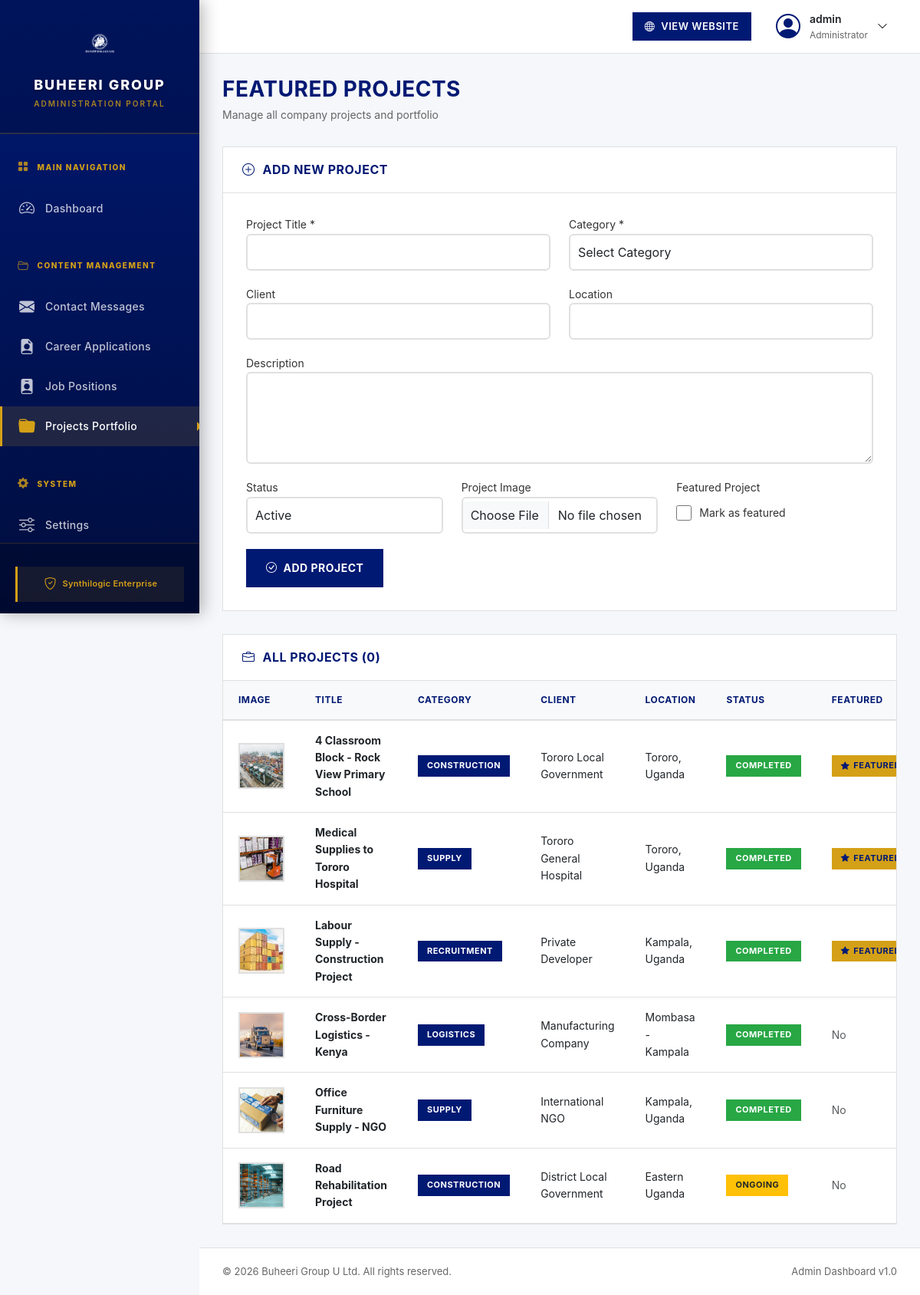
The app's page /admin/projects.php (signed in) with its own data.
### tables this page shows
CREATE TABLE projects (
    id INT AUTO_INCREMENT PRIMARY KEY,
    title VARCHAR(255) NOT NULL,
    description TEXT,
    category ENUM('construction', 'supply', 'logistics', 'recruitment', 'general') NOT NULL,
    client VARCHAR(255),
    location VARCHAR(255),
    start_date DATE,
    end_date DATE,
    budget DECIMAL(15,2),
    image_url VARCHAR(500),
    gallery_images TEXT COMMENT 'JSON array of image URLs',
    status ENUM('active', 'completed', 'ongoing', 'inactive') DEFAULT 'active',
    featured BOOLEAN DEFAULT FALSE,
    display_order INT DEFAULT 0,
    created_at TIMESTAMP DEFAULT CURRENT_TIMESTAMP,
    updated_at TIMESTAMP DEFAULT CURRENT_TIMESTAMP ON UPDATE CURRENT_TIMESTAMP,
    INDEX idx_category (category),
    INDEX idx_status (status),
    INDEX idx_featured (featured),
    INDEX idx_order (display_order)
);

### includes/database.php (called while the page is built, shortened)
<?php
class Database {
    private $pdo;
    public function __construct() {
        $this->createTables();
        $this->createAdminTable();
    }
    private function createAdminTable() {
        $this->pdo->exec("
            CREATE TABLE IF NOT EXISTS admin_credentials (
                id INT AUTO_INCREMENT PRIMARY KEY,
                username VARCHAR(100) NOT NULL UNIQUE,
                password VARCHAR(255) NOT NULL,
                name VARCHAR(255) NOT NULL,
                email VARCHAR(255),
                updated_at TIMESTAMP DEFAULT CURRENT_TIMESTAMP ON UPDATE CURRENT_TIMESTAMP
            ) ENGINE=InnoDB DEFAULT CHARSET=utf8mb4 COLLATE=utf8mb4_unicode_ci
        ");
        $stmt = $this->pdo->query("SELECT COUNT(*) FROM admin_credentials");
        if ($stmt->fetchColumn() == 0) {
            $this->pdo->exec("INSERT INTO admin_credentials (username, password, name, email) VALUES ('admin', 'buheeri2024', 'Administrator', 'admin@buheeri.co.ug')");
        }
    }
    private function connect() {
        try {
            $dsn = "mysql:host=" . DB_HOST . ";dbname=" . DB_NAME . ";charset=" . DB_CHARSET;
            $this->pdo = new PDO($dsn, DB_USER, DB_PASS);
            $this->pdo->setAttribute(PDO::ATTR_ERRMODE, PDO::ERRMODE_EXCEPTION);
            $this->pdo->setAttribute(PDO::ATTR_DEFAULT_FETCH_MODE, PDO::FETCH_ASSOC);
        } catch (PDOException $e) {
            die('Database connection failed: ' . $e->getMessage());
        }
    }
    private function createTables() {
        $this->pdo->exec("
            CREATE TABLE IF NOT EXISTS contact_submissions (
                id INT AUTO_INCREMENT PRIMARY KEY,
                name VARCHAR(255) NOT NULL,
                email VARCHAR(255) NOT NULL,
                phone VARCHAR(50),
                division VARCHAR(100),
                subject VARCHAR(255) NOT NULL,
                message TEXT NOT NULL,
                created_at TIMESTAMP DEFAULT CURRENT_TIMESTAMP
            ) ENGINE=InnoDB DEFAULT CHARSET=utf8mb4 COLLATE=utf8mb4_unicode_ci
        ");
        $this->pdo->exec("
            CREATE TABLE IF NOT EXISTS career_applications (
                id INT AUTO_INCREMENT PRIMARY KEY,
                name VARCHAR(255) NOT NULL,
                email VARCHAR(255) NOT NULL,
                phone VARCHAR(50) NOT NULL,
                position VARCHAR(255) NOT NULL,
                cover_letter TEXT NOT NULL,
                cv_filename VARCHAR(255),
                created_at TIMESTAMP DEFAULT CURRENT_TIMESTAMP
            ) ENGINE=InnoDB DEFAULT CHARSET=utf8mb4 COLLATE=utf8mb4_unicode_ci
        ");
        $this->pdo->exec("
            CREATE TABLE IF NOT EXISTS projects (
                id INT AUTO_INCREMENT PRIMARY KEY,
                title VARCHAR(255) NOT NULL,
                description TEXT,
                category VARCHAR(100) NOT NULL,
                image_url VARCHAR(255),
                status VARCHAR(50) DEFAULT 'active',
                created_at TIMESTAMP DEFAULT CURRENT_TIMESTAMP
            ) ENGINE=InnoDB DEFAULT CHARSET=utf8mb4 COLLATE=utf8mb4_unicode_ci
        ");
        $this->pdo->exec("
            CREATE TABLE IF NOT EXISTS testimonials (
                id INT AUTO_INCREMENT PRIMARY KEY,
                name VARCHAR(255) NOT NULL,
                position VARCHAR(255) NOT NULL,
                company VARCHAR(255),
                message TEXT NOT NULL,
                image_url VARCHAR(255),
                rating INT DEFAULT 5,
                status VARCHAR(50) DEFAULT 'active',
                created_at TIMESTAMP DEFAULT CURRENT_TIMESTAMP
            ) ENGINE=InnoDB DEFAULT CHARSET=utf8mb4 COLLATE=utf8mb4_unicode_ci
        ");
        $this->insertSampleData();
    }
    private function insertSampleData() {
        $stmt = $this->pdo->query("SELECT COUNT(*) FROM projects");
        $stmt = $this->pdo->query("SELECT COUNT(*) FROM testimonials");
    }
    public function getProjectCount() {
        $stmt = $this->pdo->query("SELECT COUNT(*) FROM projects WHERE status = 'active'");
        return $stmt->fetchColumn();
    }
    public function getAllProjects($page = 1, $perPage = 10) {
        $page = (int)$page;
        $perPage = (int)$perPage;
        $offset = ($page - 1) * $perPage;
        $stmt = $this->pdo->query("SELECT * FROM projects ORDER BY created_at DESC LIMIT " . $perPage . " OFFSET " . $offset);
        return $stmt->fetchAll();
    }
}

### admin/projects.php (the view, shortened to what this page needs)
<?php
require_once '../includes/database.php';
$db = new Database();
$editProject = null;
$page = isset($_GET['page']) ? (int)$_GET['page'] : 1;
$perPage = 10;
$projects = $db->getAllProjects($page, $perPage);
$totalProjects = $db->getProjectCount();
?>
<!DOCTYPE html>
<html lang="en">
<head>
    <link href="../assets/vendor/bootstrap/css/bootstrap.min.css" rel="stylesheet">
    <link href="../assets/vendor/bootstrap-icons/bootstrap-icons.css" rel="stylesheet">
    <link href="assets/css/admin.css" rel="stylesheet">
</head>
<body>
    <?php include 'includes/sidebar.php'; ?>
    <div class="main-content">
        <?php include 'includes/topbar.php'; ?>
        <div class="content-wrapper">
            <div class="page-header">
                <h1>Featured Projects</h1>
                <p>Manage all company projects and portfolio</p>
            </div>
            <div class="activity-card" style="margin-bottom: 30px;">
                <div class="card-header">
                    <h5><i class="bi bi-plus-circle"></i> <?php echo $editProject ? 'Edit Project' : 'Add New Project'; ?></h5>
                </div>
                <div class="card-body" style="padding: 30px;">
                    <form method="POST" action="projects.php" enctype="multipart/form-data">
                        <div class="row">
                            <div class="col-md-6">
                                <div class="form-group" style="margin-bottom: 20px;">
                                    <label>Project Title *</label>
                                    <input type="text" name="title" class="form-control" required
                                           value="<?php echo htmlspecialchars($editProject['title'] ?? ''); ?>"
                                           style="width: 100%; padding: 10px; border: 2px solid #e0e0e0;">
                                </div>
                            </div>
                            <div class="col-md-6">
                                <div class="form-group" style="margin-bottom: 20px;">
                                    <label>Category *</label>
                                    <select name="category" class="form-control" required
                                            style="width: 100%; padding: 10px; border: 2px solid #e0e0e0;">
                                        <option value="">Select Category</option>
                                    </select>
                                </div>
                            </div>
                        </div>
                        <div class="row">
                            <div class="col-md-6">
                                <div class="form-group" style="margin-bottom: 20px;">
                                    <label>Client</label>
                                    <input type="text" name="client" class="form-control"
                                           value="<?php echo htmlspecialchars($editProject['client'] ?? ''); ?>"
                                           style="width: 100%; padding: 10px; border: 2px solid #e0e0e0;">
                                </div>
                            </div>
                            <div class="col-md-6">
                                <div class="form-group" style="margin-bottom: 20px;">
                                    <label>Location</label>
                                    <input type="text" name="location" class="form-control"
                                           value="<?php echo htmlspecialchars($editProject['location'] ?? ''); ?>"
                                           style="width: 100%; padding: 10px; border: 2px solid #e0e0e0;">
                                </div>
                            </div>
                        </div>
                        <div class="form-group" style="margin-bottom: 20px;">
                            <label>Description</label>
                            <textarea name="description" class="form-control" rows="4"
                                      style="width: 100%; padding: 10px; border: 2px solid #e0e0e0;"><?php echo htmlspecialchars($editProject['description'] ?? ''); ?></textarea>
                        </div>
                        <div class="row">
                            <div class="col-md-4">
                                <div class="form-group" style="margin-bottom: 20px;">
                                    <label>Status</label>
                                    <select name="status" class="form-control"
                                            style="width: 100%; padding: 10px; border: 2px solid #e0e0e0;">
                                        <option value="active" <?php echo (isset($editProject['status']) && $editProject['status'] === 'active') ? 'selected' : ''; ?>>Active</option>
                                    </select>
                                </div>
                            </div>
                            <div class="col-md-4">
                                <div class="form-group" style="margin-bottom: 20px;">
                                    <label>Project Image</label>
                                    <input type="file" name="image" class="form-control" accept="image/*"
                                           style="width: 100%; padding: 10px; border: 2px solid #e0e0e0;">
                                </div>
                            </div>
                            <div class="col-md-4">
                                <div class="form-group" style="margin-bottom: 20px;">
                                    <label style="display: block;">Featured Project</label>
                                    <label style="display: flex; align-items: center; gap: 10px; margin-top: 10px;">
                                        <input type="checkbox" name="featured" value="1"
                                               <?php echo (isset($editProject['featured']) && $editProject['featured']) ? 'checked' : ''; ?>
                                               style="width: 20px; height: 20px;">
                                        <span>Mark as featured</span>
                                    </label>
                                </div>
                            </div>
                        </div>
                        <div style="display: flex; gap: 10px;">
                            <button type="submit" class="btn-primary">
                                <i class="bi bi-check-circle"></i> <?php echo $editProject ? 'Update Project' : 'Add Project'; ?>
                            </button>
                        </div>
                    </form>
                </div>
            </div>
            <div class="activity-card">
                <div class="card-header">
                    <h5><i class="bi bi-briefcase"></i> All Projects (<?php echo $totalProjects; ?>)</h5>
                </div>
                <div class="card-body" style="padding: 0;">
                    <?php if (empty($projects)): ?>
                        <div class="no-data">No projects yet.</div>
                    <?php else: ?>
                        <div class="table-responsive">
                            <table class="admin-table">
                                <thead>
                                    <tr>
                                        <th>Image</th>
                                        <th>Title</th>
                                        <th>Category</th>
                                        <th>Client</th>
                                        <th>Location</th>
                                        <th>Status</th>
                                        <th>Featured</th>
                                    </tr>
                                </thead>
                                <tbody>
                                    <?php foreach ($projects as $project): ?>
                                    <tr>
                                        <td>
                                            <?php if (isset($project['image_url']) && $project['image_url']): ?>
                                                <img src="../<?php echo htmlspecialchars($project['image_url']); ?>" alt="Project" class="project-thumb">
                                            <?php else: ?>
                                                <div class="project-thumb-placeholder">
                                                    <i class="bi bi-image"></i>
                                                </div>
                                            <?php endif; ?>
                                        </td>
                                        <td><strong><?php echo htmlspecialchars($project['title']); ?></strong></td>
                                        <td><span class="badge-category"><?php echo ucfirst(htmlspecialchars($project['category'])); ?></span></td>
                                        <td><?php echo htmlspecialchars($project['client'] ?? 'N/A'); ?></td>
                                        <td><?php echo htmlspecialchars($project['location'] ?? 'N/A'); ?></td>
                                        <td>
                                            <?php if (isset($project['status']) && $project['status'] === 'completed'): ?>
                                                <span class="badge-status status-completed">Completed</span>
                                            <?php elseif (isset($project['status']) && $project['status'] === 'ongoing'): ?>
                                                <span class="badge-status status-ongoing">Ongoing</span>
                                            <?php else: ?>
                                                <span class="badge-status status-active">Active</span>
                                            <?php endif; ?>
                                        </td>
                                        <td>
                                            <?php if (isset($project['featured']) && $project['featured']): ?>
                                                <span class="badge-featured"><i class="bi bi-star-fill"></i> Featured</span>
                                            <?php else: ?>
                                                <span class="text-muted">No</span>
                                            <?php endif; ?>
                                        </td>
                                    </tr>
                                    <?php endforeach; ?>
                                </tbody>
                            </table>
                        </div>
                    <?php endif; ?>
                </div>
            </div>
        </div>
        <?php include 'includes/footer.php'; ?>
    </div>
</body>
</html>

### records on screen
projects: image_url (picture), title "4 Classroom Block - Rock View Primary School", category "CONSTRUCTION", client "Tororo Local Government", location "Tororo, Uganda", status "COMPLETED", featured 1 (drawn)
projects: image_url (picture), title "Medical Supplies to Tororo Hospital", category "SUPPLY", client "Tororo General Hospital", location "Tororo, Uganda", status "COMPLETED", featured 1 (drawn)
projects: image_url (picture), title "Labour Supply - Construction Project", category "RECRUITMENT", client "Private Developer", location "Kampala, Uganda", status "COMPLETED", featured 1 (drawn)
projects: image_url (picture), title "Cross-Border Logistics - Kenya", category "LOGISTICS", client "Manufacturing Company", location "Mombasa - Kampala", status "COMPLETED", featured "No"
projects: image_url (picture), title "Office Furniture Supply - NGO", category "SUPPLY", client "International NGO", location "Kampala, Uganda", status "COMPLETED", featured "No"
projects: image_url (picture), title "Road Rehabilitation Project", category "CONSTRUCTION", client "District Local Government", location "Eastern Uganda", status "ONGOING", featured "No"

### other values on screen
$_SESSION['admin_name'] "admin"
$totalProjects "0"
